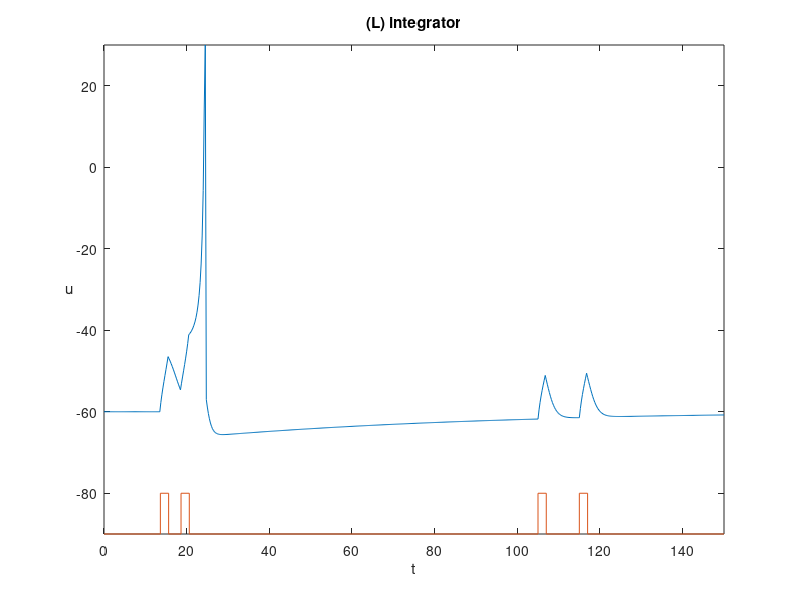
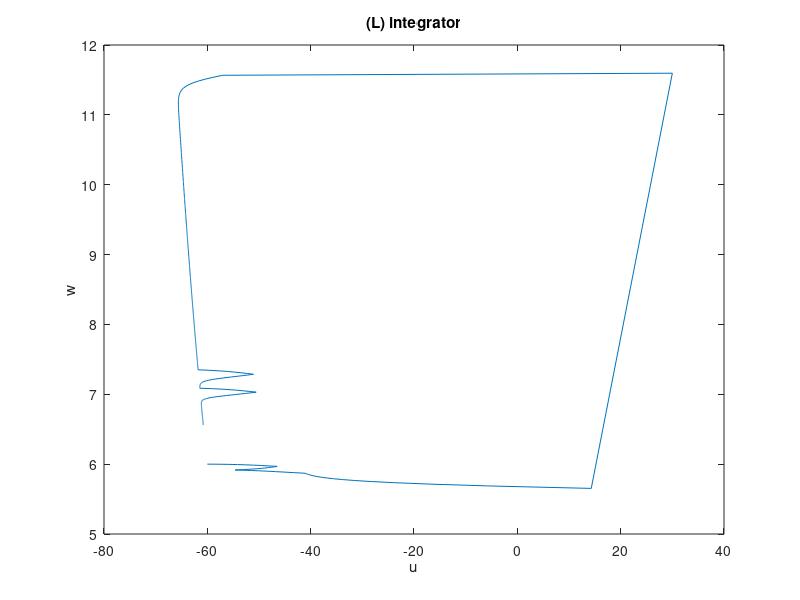

These charts were generated, in order, by the following MATLAB code:
a=0.02; b=-0.1; c=-55; d=6;

u = [];
w = [];
u(1) = -60; % quiescent state
w(1) = b*u(1);

uFiltered = [];  % memorizzo le u
wFiltered = []; % memorizzo le w

tau = 0.25;  % discretizzazione tempo
tspan = 0:tau:150;  % durata esperimento
T1 = tspan(end)/11;  % dopo quanto forniamo corrente 
T2=T1+5;
T3 = 0.7*tspan(end);
T4 = T3+10;

i=1;

for t=tspan
    
    if ((t>T1) & (t < T1+2)) | ((t>T2) & (t < T2+2)) | ((t>T3) & (t < T3+2)) | ((t>T4) & (t < T4+2)) 
        I=9;
    else
        I=0;
    end
  
    u(i+1) = u(i) + tau*(0.04*u(i)^2 + 4.1*u(i) + 108 - w(i) + I);
    
    if u(i+1)>30
        uFiltered(end+1) = 30;
    else
        uFiltered(end+1) = u(i+1);
    end
    
    w(i+1) = w(i) + tau*a*(b*u(i+1) - w(i));
    
    if u(i+1)>30
        u(i+1) = c;
        w(i+1) = w(i+1) + d;
    end
    
    wFiltered(end+1) = w(i+1);
    
    i = i+1;
end

%%
plot(tspan,uFiltered,[0 T1 T1 (T1+2) (T1+2) T2 T2 (T2+2) (T2+2) T3 T3 (T3+2) (T3+2) T4 T4 (T4+2) (T4+2) max(tspan)],-90+[0 0 10 10 0 0 10 10 0 0 10 10 0 0 10 10 0 0]); 
axis([0 max(tspan) -90 30])
xlabel('t')
ylabel('u')
hYLabel = get(gca,'YLabel');
set(hYLabel,'rotation',0,'VerticalAlignment','middle')
title('(L) integrator');
savefig('./images/L_membrane.fig');

%%
plot(uFiltered, wFiltered);
xlabel('u');
ylabel('w');
title('(L) integrator');
savefig('./images/L_phase.fig');
